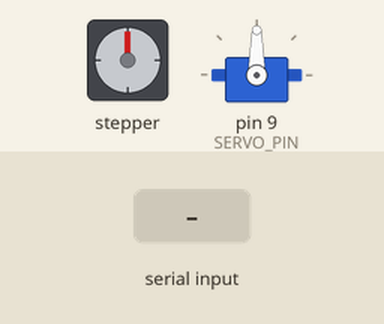
Simulated run of this sketch. Board: Arduino Uno, built with avr-gcc and run on an emulated ATmega328P. Parts: stepper motor, servo. Wiring (inferred from the names in the program): stepper motor driver (200 steps per turn assumed): step pin 2; direction pin 3; enable pin 4. The test bench sets the inputs (shaded band).

Above: at 1.2 s.
1.3 s: "SERVO:\n" received over Serial
At 1.7 s:
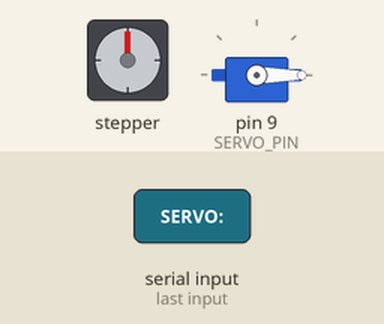
2.8 s: "STEP:90\n" received over Serial
At 4.2 s:
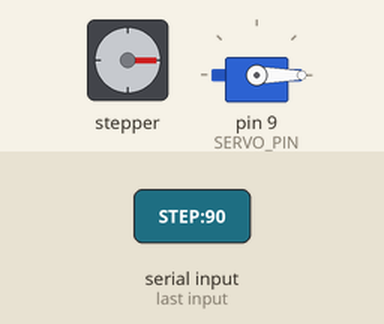
4.5 s: "SERVO:90\n" received over Serial
At 5.4 s:
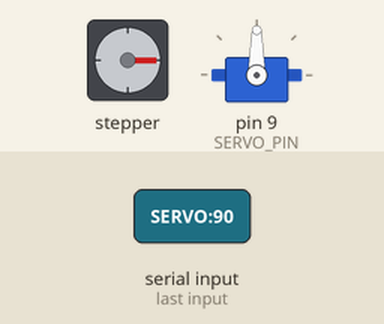
6.0 s: "STEP:\n" received over Serial
At 6.6 s:
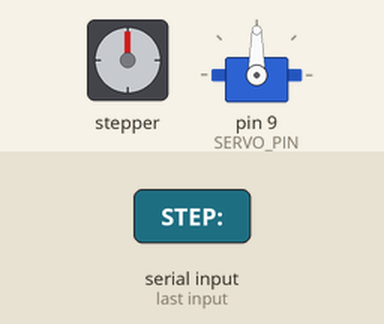
7.7 s: "SERVO:,45\n" received over Serial
At 9.0 s:
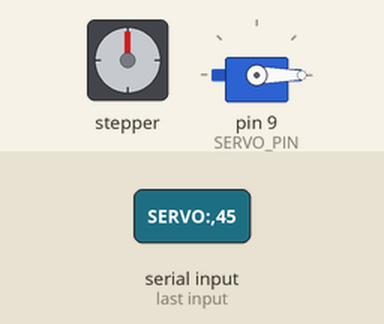
Timing chart, 0 to 10.2 s (numbered marks = the images above; inputs shaded):
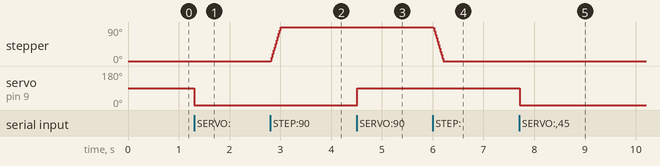

The sketch:

serial_stepper_servo.ino
```cpp
#include <Arduino.h>
#include <Servo.h>

// Stepper motor pins
#define STEP_PIN    2
#define DIR_PIN     3
#define ENABLE_PIN  4

// Servo motor pin
#define SERVO_PIN   9

// Stepper motor parameters
const int stepsPerRev = 200; // Full-step mode (1.8° per step)
const float degreesPerStep = 360.0 / stepsPerRev;
const int maxStepperAngle = 270;

// Servo parameters
const int minServoAngle = 0;
const int maxServoAngle = 180;

Servo myServo;
int currentStepperStep = 0; // Track current stepper position (in steps)

void setup() {
  pinMode(STEP_PIN, OUTPUT);
  pinMode(DIR_PIN, OUTPUT);
  pinMode(ENABLE_PIN, OUTPUT);
  digitalWrite(ENABLE_PIN, LOW); // Enable stepper driver

  myServo.attach(SERVO_PIN);
  myServo.write(90); // Initialize servo to center

  Serial.begin(9600);
}

void loop() {
  if (Serial.available()) {
    String input = Serial.readStringUntil('\n');
    input.trim();
    if (input.startsWith("STEP:")) {
      int targetAngle = input.substring(5).toInt();
      targetAngle = constrain(targetAngle, 0, maxStepperAngle);
      int targetStep = round(targetAngle / degreesPerStep);
      moveStepperTo(targetStep);
    } else if (input.startsWith("SERVO:")) {
      int servoAngle = input.substring(6).toInt();
      servoAngle = constrain(servoAngle, minServoAngle, maxServoAngle);
      myServo.write(servoAngle);
    }
  }
}

void moveStepperTo(int targetStep) {
  int stepsToMove = targetStep - currentStepperStep;
  if (stepsToMove == 0) return;
  int dir = (stepsToMove > 0) ? HIGH : LOW;
  digitalWrite(DIR_PIN, dir);
  for (int i = 0; i < abs(stepsToMove); i++) {
    digitalWrite(STEP_PIN, HIGH);
    delayMicroseconds(2000);
    digitalWrite(STEP_PIN, LOW);
    delayMicroseconds(2000);
  }
  currentStepperStep = targetStep;
} 
```

Measured:
- after the input at 1.3 s, servo on pin 9 (SERVO_PIN): 90° → 0° at once
- after the input at 2.8 s, stepper: turns 90° clockwise in 0.20 s, starting at once
- after the input at 4.5 s, servo on pin 9 (SERVO_PIN): 0° → 90° at once
- after the input at 6.0 s, stepper: turns 90° counter-clockwise in 0.20 s, starting at once
- after the input at 7.7 s, servo on pin 9 (SERVO_PIN): 90° → 0° at once
